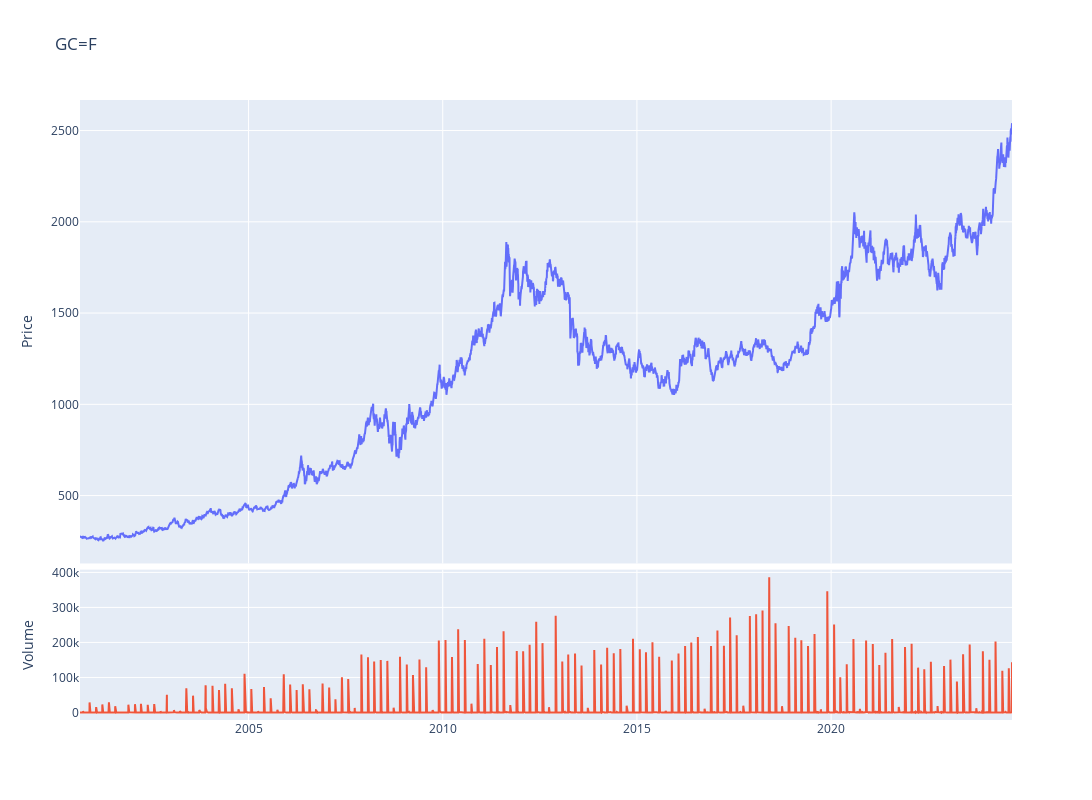

Notebook code cell kept with this figure:
### Code cell
fig = make_subplots(rows=4, cols=1,shared_xaxes=True,vertical_spacing=0.01,specs=[[{'rowspan':3,'colspan':1}],[None],[None],[{'rowspan':1,'colspan':1}]])

# Graph (1,1)
fig.add_trace(go.Scatter(x=stock_ticker.index,y=stock_ticker['Adj Close'],mode="lines",name=f"{ticker}"),row=1, col=1)
# Update xaxis properties
fig.update_yaxes(title_text="Price", row=1, col=1)

# Graph (4,1)
fig.add_trace(go.Scatter(x=stock_ticker.index,y=stock_ticker['Volume'],mode="lines",name='Volume'),row=4, col=1)
fig.update_yaxes(title_text="Volume", row=4, col=1)

fig.update_layout(height=800, width=1300,showlegend=False,title=f"{ticker}")

fig.show()

### Figure 1 — Plotly figure (JSON) as saved in the notebook; plotly's stock layout.template omitted (floating-point values rounded to 4 significant figures; data arrays with more than 128 entries replaced by an {"elided": "..."} marker saying what was removed)
{"data": [{"mode": "lines", "name": "GC=F", "type": "scatter", "x": {"elided": "6021 str values"}, "xaxis": "x", "y": {"elided": "6021 float values"}, "yaxis": "y"}, {"mode": "lines", "name": "Volume", "type": "scatter", "x": {"elided": "6021 str values"}, "xaxis": "x2", "y": {"elided": "6021 int values"}, "yaxis": "y2"}], "layout": {"height": 800, "showlegend": false, "title": {"text": "GC=F"}, "width": 1300, "xaxis": {"anchor": "y", "domain": [0, 1], "matches": "x2", "showticklabels": false}, "xaxis2": {"anchor": "y2", "domain": [0, 1]}, "yaxis": {"anchor": "x", "domain": [0.2525, 1], "title": {"text": "Price"}}, "yaxis2": {"anchor": "x2", "domain": [0, 0.2425], "title": {"text": "Volume"}}}}
